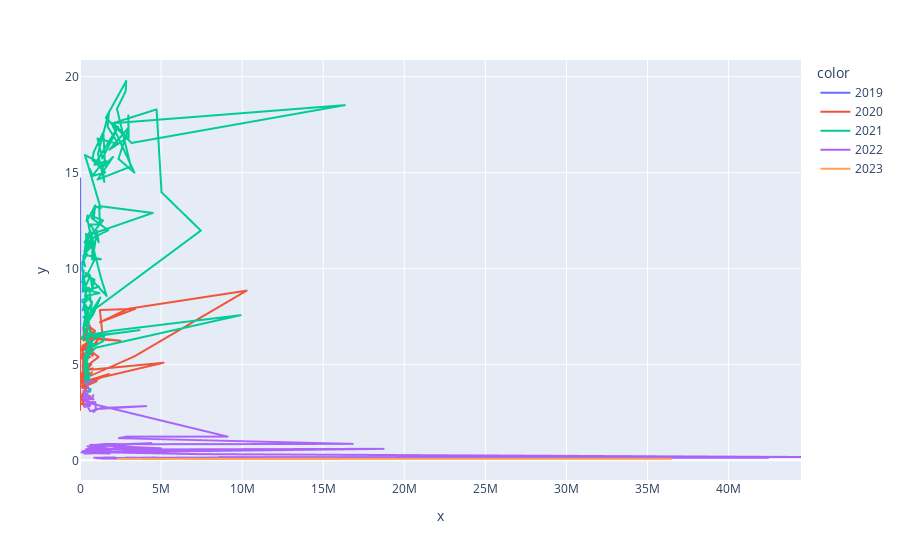

Source (notebook cell):
### Markdown cell above
This plot clearly shoes the unstability of stock over the year 2021.However it got a bit stable in later years.

### Code cell
fig = px.line(x=plot_df.volume, y=plot_df.adj_close, color=plot_df.date_year)
fig.show()

### Figure 1 — Plotly figure (JSON) as saved in the notebook; plotly's stock layout.template omitted (floating-point values rounded to 4 significant figures; data arrays with more than 128 entries replaced by an {"elided": "..."} marker saying what was removed)
{"data": [{"hovertemplate": "color=2019<br>x=%{x}<br>y=%{y}<extra></extra>", "legendgroup": "2019", "line": {"color": "#636efa", "dash": "solid"}, "marker": {"symbol": "circle"}, "mode": "lines", "name": "2019", "showlegend": true, "type": "scattergl", "x": {"elided": "252 int values"}, "xaxis": "x", "y": {"elided": "252 float values"}, "yaxis": "y"}, {"hovertemplate": "color=2020<br>x=%{x}<br>y=%{y}<extra></extra>", "legendgroup": "2020", "line": {"color": "#EF553B", "dash": "solid"}, "marker": {"symbol": "circle"}, "mode": "lines", "name": "2020", "showlegend": true, "type": "scattergl", "x": {"elided": "253 int values"}, "xaxis": "x", "y": {"elided": "253 float values"}, "yaxis": "y"}, {"hovertemplate": "color=2021<br>x=%{x}<br>y=%{y}<extra></extra>", "legendgroup": "2021", "line": {"color": "#00cc96", "dash": "solid"}, "marker": {"symbol": "circle"}, "mode": "lines", "name": "2021", "showlegend": true, "type": "scattergl", "x": {"elided": "252 int values"}, "xaxis": "x", "y": {"elided": "252 float values"}, "yaxis": "y"}, {"hovertemplate": "color=2022<br>x=%{x}<br>y=%{y}<extra></extra>", "legendgroup": "2022", "line": {"color": "#ab63fa", "dash": "solid"}, "marker": {"symbol": "circle"}, "mode": "lines", "name": "2022", "showlegend": true, "type": "scattergl", "x": {"elided": "251 int values"}, "xaxis": "x", "y": {"elided": "251 float values"}, "yaxis": "y"}, {"hovertemplate": "color=2023<br>x=%{x}<br>y=%{y}<extra></extra>", "legendgroup": "2023", "line": {"color": "#FFA15A", "dash": "solid"}, "marker": {"symbol": "circle"}, "mode": "lines", "name": "2023", "showlegend": true, "type": "scattergl", "x": [6858900, 4122100, 3533300, 5307700, 2351900, 16227300, 14126100, 11475500, 7784300, 9210600, 6785900, 10989100, 36454600], "xaxis": "x", "y": [0.074, 0.078, 0.076, 0.073, 0.076, 0.082, 0.086, 0.08, 0.08, 0.071, 0.073, 0.072, 0.081], "yaxis": "y"}], "layout": {"legend": {"title": {"text": "color"}, "tracegroupgap": 0}, "margin": {"t": 60}, "xaxis": {"anchor": "y", "domain": [0, 1], "title": {"text": "x"}}, "yaxis": {"anchor": "x", "domain": [0, 1], "title": {"text": "y"}}}}
